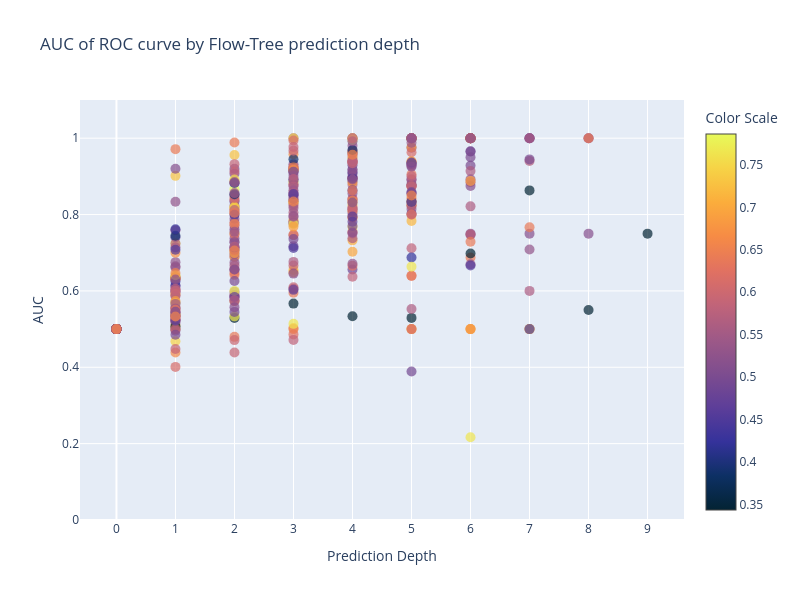

Notebook cell for this chart:
### Code cell
fig = go.Figure()

# Flatten the data for Plotly
xs = []
ys = []
cs = []

for lvl in aucs_by_level:
    xs.extend([lvl] * len(aucs_by_level[lvl]))  # Repeat level value
    ys.extend(aucs_by_level[lvl])               # Y values (AUCs)
    cs.extend(colors[lvl])                      # Color values (continuous scale)

# Scatter plot using Plotly with continuous color scale
fig.add_trace(go.Scatter(
    x=xs, y=ys,
    mode='markers',
    marker=dict(
        size=10,
        color=cs,              # Color based on the values in 'cs'
        colorscale='thermal',   # Choose a continuous color scale (e.g., Viridis)
        colorbar=dict(
            title="Color Scale"  # Title for the colorbar
        ),
        showscale=True,         # Show the color scale legend
        opacity=0.7
    )
))

# Customize the layout
fig.update_layout(
    title="AUC of ROC curve by Flow-Tree prediction depth",
    xaxis_title="Prediction Depth",
    yaxis_title="AUC",
    xaxis=dict(tickmode='linear'),
    yaxis=dict(range=[0, 1.1]),  # Adjust y-axis to fit AUC values
    width=800,
    height=600
)

# Show the plot
fig.show()

### Figure 1 — Plotly figure (JSON) as saved in the notebook; plotly's stock layout.template omitted (floating-point values rounded to 4 significant figures; data arrays with more than 128 entries replaced by an {"elided": "..."} marker saying what was removed)
{"data": [{"marker": {"color": {"elided": "475 float values"}, "colorbar": {"title": {"text": "Color Scale"}}, "colorscale": [[0, "rgb(3, 35, 51)"], [0.09091, "rgb(13, 48, 100)"], [0.1818, "rgb(53, 50, 155)"], [0.2727, "rgb(93, 62, 153)"], [0.3636, "rgb(126, 77, 143)"], [0.4545, "rgb(158, 89, 135)"], [0.5455, "rgb(193, 100, 121)"], [0.6364, "rgb(225, 113, 97)"], [0.7273, "rgb(246, 139, 69)"], [0.8182, "rgb(251, 173, 60)"], [0.9091, "rgb(246, 211, 70)"], [1, "rgb(231, 250, 90)"]], "opacity": 0.7, "showscale": true, "size": 10}, "mode": "markers", "type": "scatter", "x": {"elided": "475 int values"}, "y": {"elided": "475 float values"}}], "layout": {"height": 600, "title": {"text": "AUC of ROC curve by Flow-Tree prediction depth"}, "width": 800, "xaxis": {"autorange": true, "range": [-0.6191, 9.619], "tickmode": "linear", "title": {"text": "Prediction Depth"}, "type": "linear"}, "yaxis": {"range": [0, 1.1], "title": {"text": "AUC"}, "type": "linear"}}}
